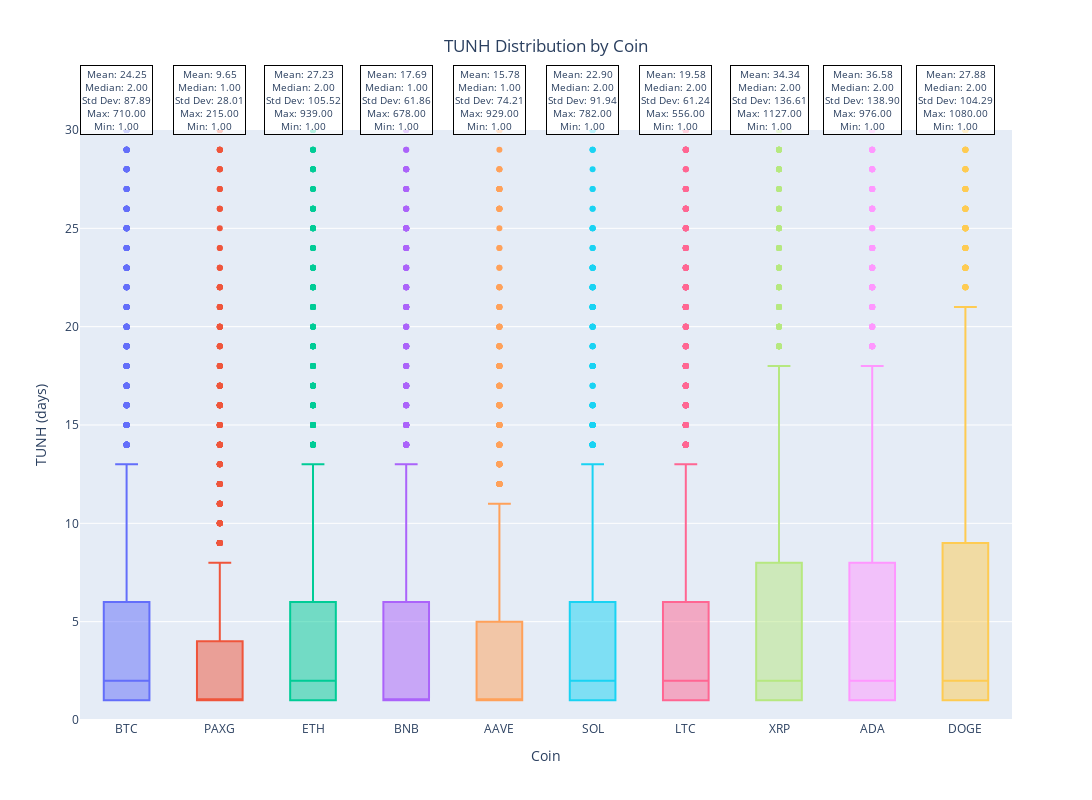

The code cell stored with this chart in its notebook:
### Code cell
# Calculate statistics per coin
stats_per_coin = df_all.groupby('coin')['tunh'].agg(['mean', 'median', 'std', 'min', 'max']).reset_index()
stats_per_coin.rename(columns={'mean': 'Mean', 'median': 'Median', 'std': 'Std Dev', 'min': 'Min', 'max': 'Max'}, inplace=True)

# Create an interactive boxplot
fig = px.box(df_all, x='coin', y='tunh', color='coin')
fig.update_layout(
    title = dict(
        text='TUNH Distribution by Coin',
        x=0.5,  # Center the title
        y=0.95,  # Add space from the plot
        xanchor='center',
        yanchor='top'
    ),
    yaxis_title='TUNH (days)',
    xaxis_title='Coin',
    yaxis=dict(range=[0, 30]),  # Set initial zoom range for y-axis
    margin=dict(t=130),  # Add extra space at the top
    showlegend=False,
    height=800,
    width=1200
)

# Add statistics as annotations
for i, row in stats_per_coin.iterrows():
    fig.add_annotation(
        x=row['coin'],
        y=30,  # Position above the boxplot
        text=f"Mean: {row['Mean']:.2f}<br>Median: {row['Median']:.2f}<br>Std Dev: {row['Std Dev']:.2f}<br>Max: {row['Max']:.2f}<br>Min: {row['Min']:.2f}",
        font=dict(size=10),
        align="center",
        bgcolor="rgba(255, 255, 255, 0.7)",
        bordercolor="black",
        borderwidth=1
    )

fig.write_image("Plots/10. eda/boxplot_tunh.png")
fig.show()

### Figure 1 — Plotly figure (JSON) as saved in the notebook; plotly's stock layout.template omitted (floating-point values rounded to 4 significant figures; data arrays with more than 128 entries replaced by an {"elided": "..."} marker saying what was removed)
{"data": [{"alignmentgroup": "True", "hovertemplate": "coin=%{x}<br>tunh=%{y}<extra></extra>", "legendgroup": "BTC", "marker": {"color": "#636efa"}, "name": "BTC", "notched": false, "offsetgroup": "BTC", "orientation": "v", "showlegend": true, "type": "box", "x": {"elided": "5327 str values"}, "x0": " ", "xaxis": "x", "y": {"elided": "5327 int values"}, "y0": " ", "yaxis": "y"}, {"alignmentgroup": "True", "hovertemplate": "coin=%{x}<br>tunh=%{y}<extra></extra>", "legendgroup": "PAXG", "marker": {"color": "#EF553B"}, "name": "PAXG", "notched": false, "offsetgroup": "PAXG", "orientation": "v", "showlegend": true, "type": "box", "x": {"elided": "2002 str values"}, "x0": " ", "xaxis": "x", "y": {"elided": "2002 int values"}, "y0": " ", "yaxis": "y"}, {"alignmentgroup": "True", "hovertemplate": "coin=%{x}<br>tunh=%{y}<extra></extra>", "legendgroup": "ETH", "marker": {"color": "#00cc96"}, "name": "ETH", "notched": false, "offsetgroup": "ETH", "orientation": "v", "showlegend": true, "type": "box", "x": {"elided": "2681 str values"}, "x0": " ", "xaxis": "x", "y": {"elided": "2681 int values"}, "y0": " ", "yaxis": "y"}, {"alignmentgroup": "True", "hovertemplate": "coin=%{x}<br>tunh=%{y}<extra></extra>", "legendgroup": "BNB", "marker": {"color": "#ab63fa"}, "name": "BNB", "notched": false, "offsetgroup": "BNB", "orientation": "v", "showlegend": true, "type": "box", "x": {"elided": "2681 str values"}, "x0": " ", "xaxis": "x", "y": {"elided": "2681 int values"}, "y0": " ", "yaxis": "y"}, {"alignmentgroup": "True", "hovertemplate": "coin=%{x}<br>tunh=%{y}<extra></extra>", "legendgroup": "AAVE", "marker": {"color": "#FFA15A"}, "name": "AAVE", "notched": false, "offsetgroup": "AAVE", "orientation": "v", "showlegend": true, "type": "box", "x": {"elided": "1634 str values"}, "x0": " ", "xaxis": "x", "y": {"elided": "1634 int values"}, "y0": " ", "yaxis": "y"}, {"alignmentgroup": "True", "hovertemplate": "coin=%{x}<br>tunh=%{y}<extra></extra>", "legendgroup": "SOL", "marker": {"color": "#19d3f3"}, "name": "SOL", "notched": false, "offsetgroup": "SOL", "orientation": "v", "showlegend": true, "type": "box", "x": {"elided": "1807 str values"}, "x0": " ", "xaxis": "x", "y": {"elided": "1807 int values"}, "y0": " ", "yaxis": "y"}, {"alignmentgroup": "True", "hovertemplate": "coin=%{x}<br>tunh=%{y}<extra></extra>", "legendgroup": "LTC", "marker": {"color": "#FF6692"}, "name": "LTC", "notched": false, "offsetgroup": "LTC", "orientation": "v", "showlegend": true, "type": "box", "x": {"elided": "3819 str values"}, "x0": " ", "xaxis": "x", "y": {"elided": "3819 int values"}, "y0": " ", "yaxis": "y"}, {"alignmentgroup": "True", "hovertemplate": "coin=%{x}<br>tunh=%{y}<extra></extra>", "legendgroup": "XRP", "marker": {"color": "#B6E880"}, "name": "XRP", "notched": false, "offsetgroup": "XRP", "orientation": "v", "showlegend": true, "type": "box", "x": {"elided": "2681 str values"}, "x0": " ", "xaxis": "x", "y": {"elided": "2681 int values"}, "y0": " ", "yaxis": "y"}, {"alignmentgroup": "True", "hovertemplate": "coin=%{x}<br>tunh=%{y}<extra></extra>", "legendgroup": "ADA", "marker": {"color": "#FF97FF"}, "name": "ADA", "notched": false, "offsetgroup": "ADA", "orientation": "v", "showlegend": true, "type": "box", "x": {"elided": "2681 str values"}, "x0": " ", "xaxis": "x", "y": {"elided": "2681 int values"}, "y0": " ", "yaxis": "y"}, {"alignmentgroup": "True", "hovertemplate": "coin=%{x}<br>tunh=%{y}<extra></extra>", "legendgroup": "DOGE", "marker": {"color": "#FECB52"}, "name": "DOGE", "notched": false, "offsetgroup": "DOGE", "orientation": "v", "showlegend": true, "type": "box", "x": {"elided": "2681 str values"}, "x0": " ", "xaxis": "x", "y": {"elided": "2681 int values"}, "y0": " ", "yaxis": "y"}], "layout": {"annotations": [{"align": "center", "bgcolor": "rgba(255, 255, 255, 0.7)", "bordercolor": "black", "borderwidth": 1, "font": {"size": 10}, "text": "Mean: 15.78<br>Median: 1.00<br>Std Dev: 74.21<br>Max: 929.00<br>Min: 1.00", "x": "AAVE", "y": 30}, {"align": "center", "bgcolor": "rgba(255, 255, 255, 0.7)", "bordercolor": "black", "borderwidth": 1, "font": {"size": 10}, "text": "Mean: 36.58<br>Median: 2.00<br>Std Dev: 138.90<br>Max: 976.00<br>Min: 1.00", "x": "ADA", "y": 30}, {"align": "center", "bgcolor": "rgba(255, 255, 255, 0.7)", "bordercolor": "black", "borderwidth": 1, "font": {"size": 10}, "text": "Mean: 17.69<br>Median: 1.00<br>Std Dev: 61.86<br>Max: 678.00<br>Min: 1.00", "x": "BNB", "y": 30}, {"align": "center", "bgcolor": "rgba(255, 255, 255, 0.7)", "bordercolor": "black", "borderwidth": 1, "font": {"size": 10}, "text": "Mean: 24.25<br>Median: 2.00<br>Std Dev: 87.89<br>Max: 710.00<br>Min: 1.00", "x": "BTC", "y": 30}, {"align": "center", "bgcolor": "rgba(255, 255, 255, 0.7)", "bordercolor": "black", "borderwidth": 1, "font": {"size": 10}, "text": "Mean: 27.88<br>Median: 2.00<br>Std Dev: 104.29<br>Max: 1080.00<br>Min: 1.00", "x": "DOGE", "y": 30}, {"align": "center", "bgcolor": "rgba(255, 255, 255, 0.7)", "bordercolor": "black", "borderwidth": 1, "font": {"size": 10}, "text": "Mean: 27.23<br>Median: 2.00<br>Std Dev: 105.52<br>Max: 939.00<br>Min: 1.00", "x": "ETH", "y": 30}, {"align": "center", "bgcolor": "rgba(255, 255, 255, 0.7)", "bordercolor": "black", "borderwidth": 1, "font": {"size": 10}, "text": "Mean: 19.58<br>Median: 2.00<br>Std Dev: 61.24<br>Max: 556.00<br>Min: 1.00", "x": "LTC", "y": 30}, {"align": "center", "bgcolor": "rgba(255, 255, 255, 0.7)", "bordercolor": "black", "borderwidth": 1, "font": {"size": 10}, "text": "Mean: 9.65<br>Median: 1.00<br>Std Dev: 28.01<br>Max: 215.00<br>Min: 1.00", "x": "PAXG", "y": 30}, {"align": "center", "bgcolor": "rgba(255, 255, 255, 0.7)", "bordercolor": "black", "borderwidth": 1, "font": {"size": 10}, "text": "Mean: 22.90<br>Median: 2.00<br>Std Dev: 91.94<br>Max: 782.00<br>Min: 1.00", "x": "SOL", "y": 30}, {"align": "center", "bgcolor": "rgba(255, 255, 255, 0.7)", "bordercolor": "black", "borderwidth": 1, "font": {"size": 10}, "text": "Mean: 34.34<br>Median: 2.00<br>Std Dev: 136.61<br>Max: 1127.00<br>Min: 1.00", "x": "XRP", "y": 30}], "boxmode": "overlay", "height": 800, "legend": {"title": {"text": "coin"}, "tracegroupgap": 0}, "margin": {"t": 130}, "showlegend": false, "title": {"text": "TUNH Distribution by Coin", "x": 0.5, "xanchor": "center", "y": 0.95, "yanchor": "top"}, "width": 1200, "xaxis": {"anchor": "y", "categoryarray": ["BTC", "PAXG", "ETH", "BNB", "AAVE", "SOL", "LTC", "XRP", "ADA", "DOGE"], "categoryorder": "array", "domain": [0, 1], "title": {"text": "Coin"}}, "yaxis": {"anchor": "x", "domain": [0, 1], "range": [0, 30], "title": {"text": "TUNH (days)"}}}}
